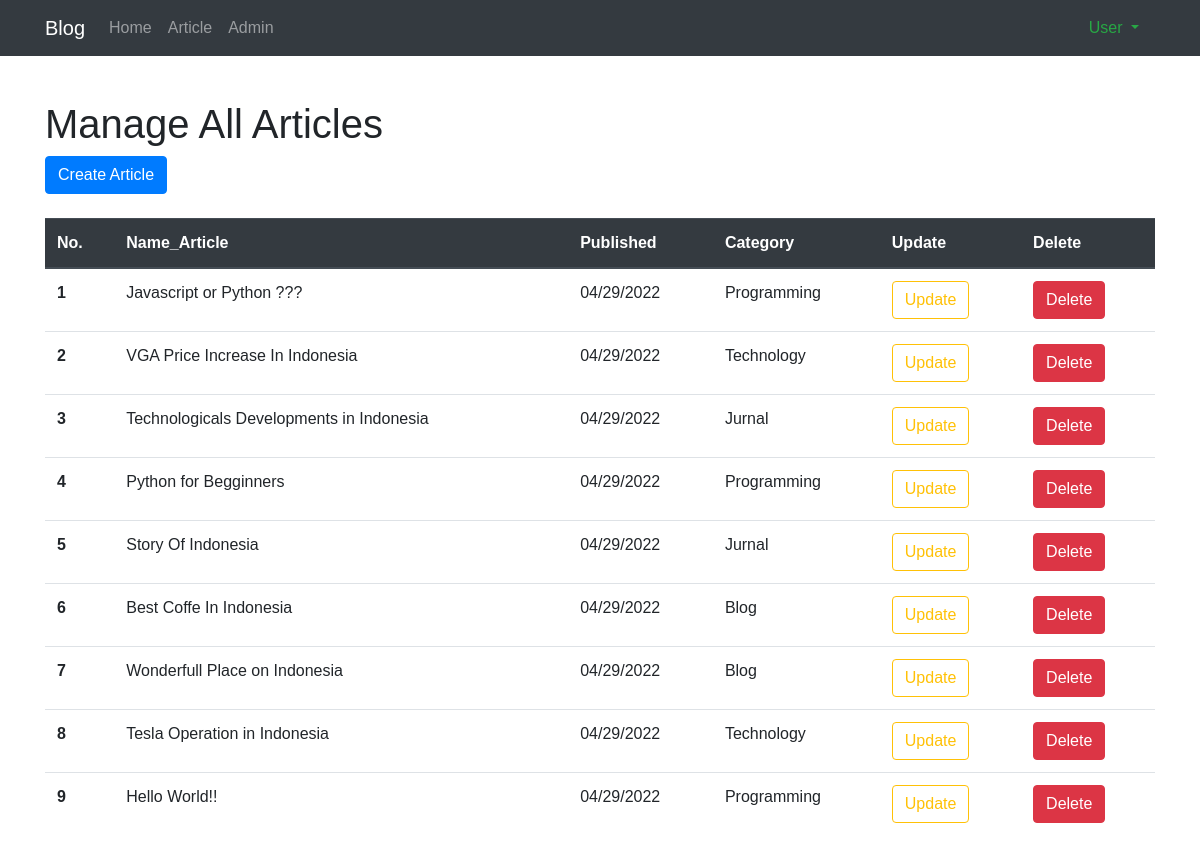
Before: /article/manage/ with the older database file.
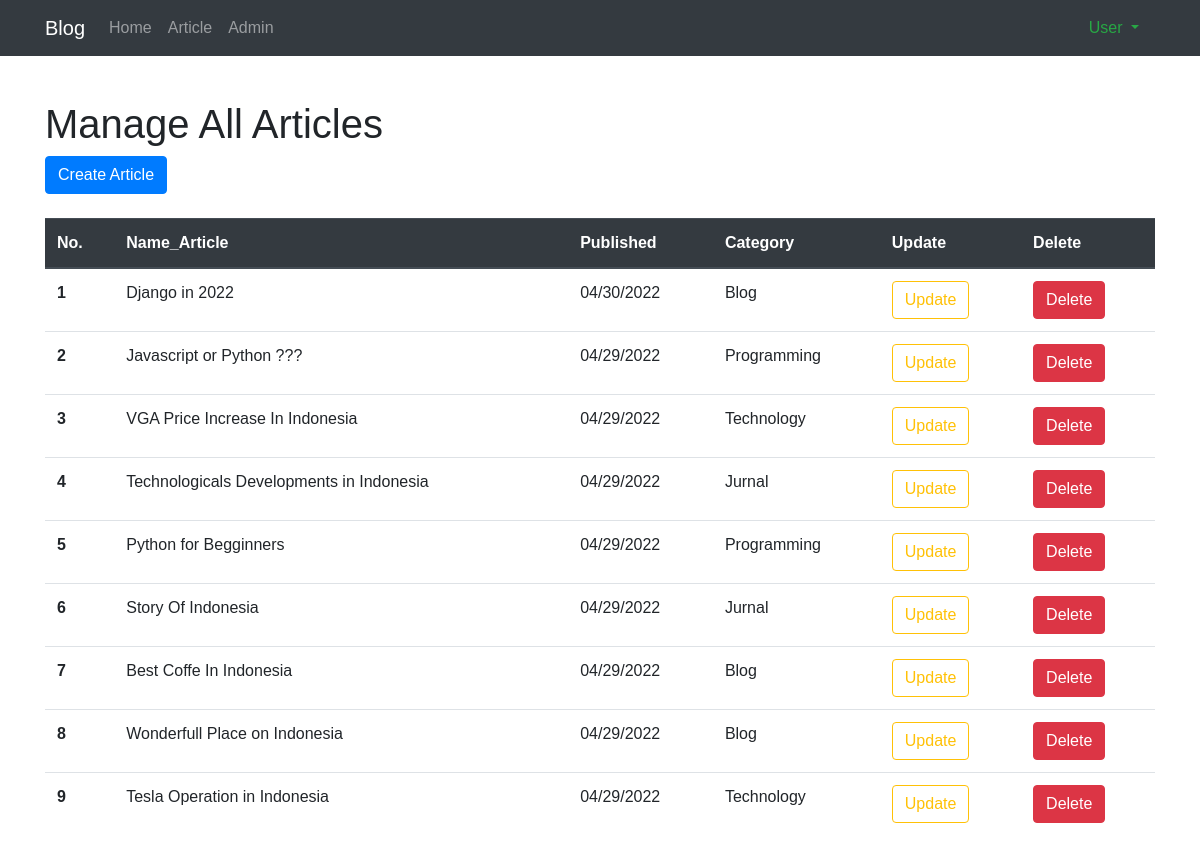
After: the same page with the newer database file.
### article/models.py (models this page shows, shortened)
class Article(models.Model):
    LIST_CATEGORY=(
        ('blog','Blog'),
        ('jurnal', 'Jurnal'),
        ('technology', 'Technology'),
        ('programming', 'Programming')
    )
    title = models.CharField(max_length=100)
    content = models.TextField()
    category = models.CharField(max_length=50, default='blog', choices=LIST_CATEGORY)
    published = models.DateTimeField(auto_now_add=True)
    updated = models.DateTimeField(auto_now=True)
    slug = models.SlugField(blank=True, editable=False)

### article/views.py (the view)
# urls.py: path('manage/', ArticleManageView.as_view(), name='manage'),
class ArticleManageView(ListView):
    model = Article
    template_name = 'article/article_manage.html'
    context_object_name = 'articles'
    ordering = ['-published']

### article/templates/article/article_manage.html (shortened to what this page needs)
{% extends 'base.html' %}
{% block contents %}
    <h1>Manage All Articles</h1>
      <a class="btn btn-primary" href="{% url 'article:create' %}">Create Article</a>
      <table class="table mt-4">
        <thead class="thead-dark">
          <tr>
            <th scope="col">No.</th>
            <th scope="col">Name_Article</th>
            <th scope="col">Published</th>
            <th scope="col">Category</th>
            <th scope="col">Update</th>
            <th scope="col">Delete</th>
          </tr>
        </thead>
        <tbody>
            {% for article in articles %}
            <tr>
                <th scope="row">{{forloop.counter}}</th>
                <td>{{article.title}}</td>
                <td>{{article.published|date:"SHORT_DATE_FORMAT"}}</td>
                <td class="text-capitalize">{{article.category}}</td>
                <td><a href="{% url 'article:update' article.id %}" class="btn btn-outline-warning">Update</a></td>
                <td><a href="{% url 'article:delete' article.id %}" class="btn btn-danger">Delete</a></td>
            </tr>
            {% endfor %}
        </tbody>
      </table>
{% endblock contents %}

Changed rows visible on the page:
removed Article: title "Hello World!!", published "04/29/2022", category "Programming"
added Article: title "Django in 2022", published "04/30/2022", category "Blog"
